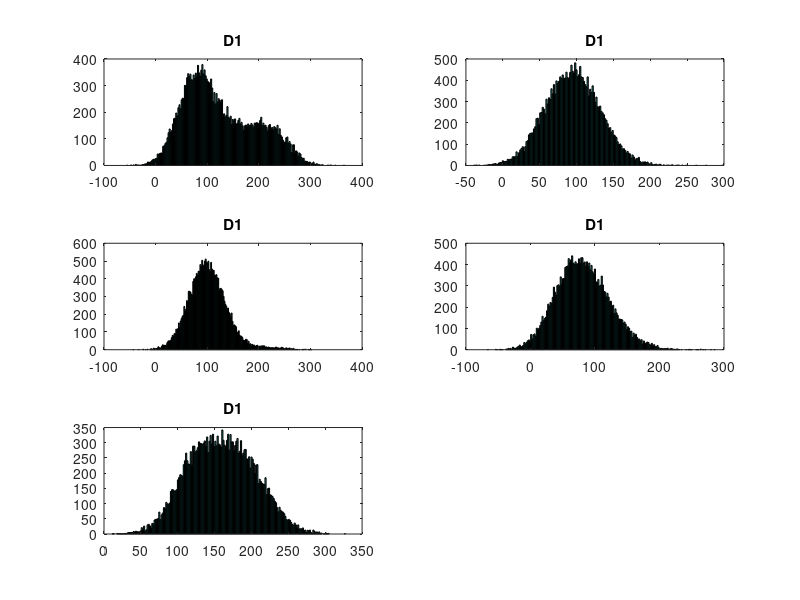

Reproduce this figure in MATLAB. (Note: this script raises an error after producing the figure.)
%Project 1
clear all;
close all;
load('DataFile1.mat');
load('DataFile2.mat');
load('DataFile3.mat');
load('DataFile4.mat');
load('DataFile5.mat');
imagesc(D1);
imagesc(D2);
imagesc(D3);
imagesc(D4);
imagesc(D5);
subplot(321);hist(reshape(D1, 192*128,1),200);title('D1');
subplot(322);hist(reshape(D2, 192*128,1),200);title('D1');
subplot(323);hist(reshape(D3, 192*128,1),200);title('D1');
subplot(324);hist(reshape(D4, 192*128,1),200);title('D1');
subplot(325);hist(reshape(D5, 192*128,1),200);title('D1');


%Validify MH algorithm for sigma1=10
m=-50:350;
d=-50:350;
for i=1:401;
    for j=1:401;
        tm(i,j)=MC2norm(i-51,10,j-51,30,10000);
        mcm(i,j)=MH(600,i-51,10,j-51,30,500);
    end
end
image(abs(mcm-tm));colorbar;xlabel('Mean of prior/proposal normal');ylabel('Mean of likelihood norm');title('Diff between MH mean and MC mean of Posterior');
m=-50:350;
d=-50:350;
for i=1:401;
    for j=1:401;
        tm(i,j)=MC2norm(i-51,10,j-51,30,1000);
        mcm(i,j)=MH(600,i-51,10,j-51,30,100);
    end
end
image(abs(mcm-tm));colorbar;xlabel('Mean of prior/proposal normal');ylabel('Mean of likelihood norm');title('Diff between MH mean and MC mean of Posterior');

%Validify MH algorithm for sigma1=20
m=-50:350;
d=-50:350;
for i=1:401;
    for j=1:401;
        tm(i,j)=MC2norm(i-51,20,j-51,30,1000);
        mcm(i,j)=MH(600,i-51,20,j-51,30,500);
    end
end
image(abs(mcm-tm));colorbar;xlabel('Mean of prior/proposal normal');ylabel('Mean of likelihood norm');title('Diff between MH mean and MC mean of Posterior'),
m=-50:350;
d=-50:350;
for i=1:401;
    for j=1:401;
        tm(i,j)=MC2norm(i-51,20,j-51,30,1000);
        mcm(i,j)=MH(600,i-51,20,j-51,30,100);
    end
end
image(abs(mcm-tm));colorbar;xlabel('Mean of prior/proposal normal');ylabel('Mean of likelihood norm');title('Diff between MH mean and MC mean of Posterior')       

%Validify MH algorithm for sigma1=100
m=-50:350;
d=-50:350;
for i=1:401;
    for j=1:401;
        tm(i,j)=MC2norm(i-51,100,j-51,30,1000);
        mcm(i,j)=MH(600,i-51,100,j-51,30,500);
    end
end
image(abs(mcm-tm));colorbar;xlabel('Mean of prior/proposal normal');ylabel('Mean of likelihood norm');title('Diff between MH mean and MC mean of Posterior'),
m=-50:350;
d=-50:350;
for i=1:401;
    for j=1:401;
        tm(i,j)=MC2norm(i-51,100,j-51,30,1000);
        mcm(i,j)=MH(600,i-51,100,j-51,30,100);
    end
end
image(abs(mcm-tm));colorbar;xlabel('Mean of prior/proposal normal');ylabel('Mean of likelihood norm');title('Diff between MH mean and MC mean of Posterior')       


%Gibbs Sampling
%Initialization
clear all;
close all;
sig1=10;
nr=128;
nc=192;
npic=5;
m=NaN(nr+2,nc+2);
load('DataFile5.mat')
m(2:nr+1,2:nc+1)=D5;
finalm(:,:,1)=m(2:nr+1,2:nc+1);
steps=20;
for n=1:steps
   for i=2:(nr+1)
       for j=2:(nc+1)
           %sample from density(full conditionals)
           im=mean([m(i-1,j),m(i+1,j),m(i,j-1),m(i,j+1)],'omitnan');
           m(i,j)=MH2(1/2*(im+D5(i-1,j-1)),im,sig1,D5(i-1,j-1));
       end
   end
   finalm(:,:,n+1)=m(2:nr+1,2:nc+1);
end
save('D1_1000m.mat', 'finalm');
%Draw figures
npic=6;
for i=1:npic
    intv=floor(20/(npic-1));
    subplot(3,2,i);imagesc(mean(finalm(:,:,1:max(1,intv*(i-1))),3));title(['iteration= ' num2str(intv*(i-1)) '.']);
end